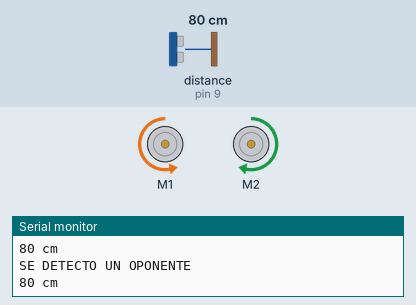
The sketch below on a simulated Arduino Uno, built with avr-gcc and run on an emulated ATmega328P. On the bench: 2 × DC motor (green arrow = forward, orange = backward, longer = faster), the last lines printed to the serial monitor. Wiring (inferred from the names in the program): ultrasonic range finder: trigger pin 10; echo pin 9. The inputs (shaded band) are chosen by the test bench; at power-on: distance to the obstacle (sensor on pin 9) 80 cm. The echo pulse lasts 58.3 µs per cm.

Above: at 2.2 s.
2.3 s: distance to the obstacle (sensor on pin 9) set to 2 cm
At 2.9 s:
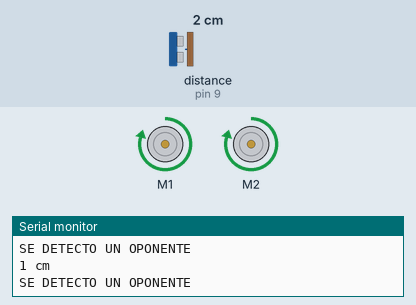
3.8 s: distance to the obstacle (sensor on pin 9) set to 25 cm
6.8 s: distance to the obstacle (sensor on pin 9) set to 31 cm
At 7.8 s:
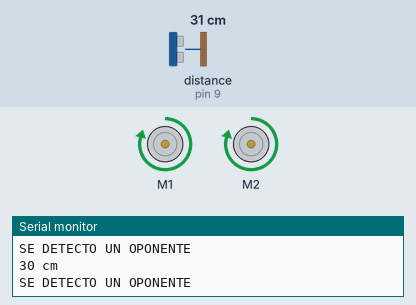
9.8 s: distance to the obstacle (sensor on pin 9) set to 4 cm
At 10.9 s:
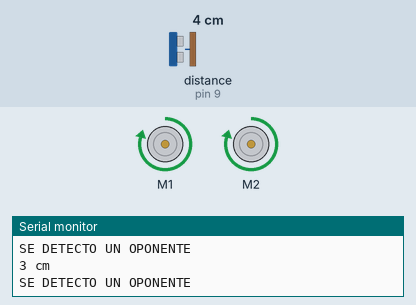
Timing chart, 0 to 12.8 s (numbered marks = the images above; inputs shaded):
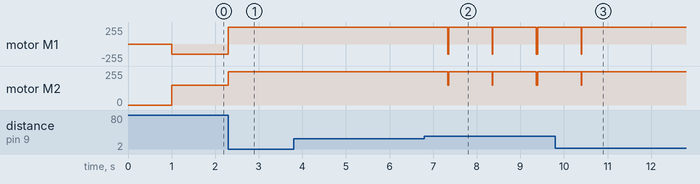

Measured:
- the behaviour switches between 29 and 30 cm on distance to the obstacle (sensor on pin 9) (found by bisection; images 1 and 2)
- after the input at 2.3 s, motor M1: backward 150/255 → forward 250/255 at once; motor M2: forward 150/255 → forward 250/255 at once
- after the input at 6.8 s, motor M1: alternates forward 250/255 for 1.0 s and backward 150/255 for 0.01 s, starting after 0.54 s; motor M2: alternates forward 250/255 for 1.0 s and forward 150/255 for 0.01 s, starting after 0.54 s
- after the input at 9.8 s, motor M1, motor M2: goes on until 10.4 s, then stays forward 250/255

The sketch:

prueba_ultrasonico.ino
```cpp
#include <AFMotor.h>

int echo = 9;
int trig = 10;
int duracion, distancia;

AF_DCMotor M1(1);
AF_DCMotor M2(2);

void setup() {

    Serial.begin(9600);
    pinMode(echo, INPUT);
    pinMode(trig, OUTPUT);

    M1.run(RELEASE);
    M2.run(RELEASE);

    Serial.println("TIEMPO DE SEGURIDAD");
    delay(1000);

}

void loop() {

    digitalWrite (trig, HIGH);
    delay(0.01);
    digitalWrite (trig, LOW);
    duracion = pulseIn(echo, HIGH);
    distancia = (duracion/2)/29;
    Serial.print(distancia);
    Serial.println(" cm");
    delay(1);


    if(distancia <= 30)
    {
      M1.setSpeed(250);
      M2.setSpeed(250);
      M1.run(FORWARD);
      M2.run(FORWARD);
      Serial.println("SE DETECTO UN OPONENTE");
      delay(1000);

    }

    if(distancia >= 30)
    {
      M1.setSpeed(150);
      M2.setSpeed(150);
      M1.run(BACKWARD);
      M2.run(FORWARD);
      Serial.println("SE DETECTO UN OPONENTE");
      delay(10);

    }


}
```
